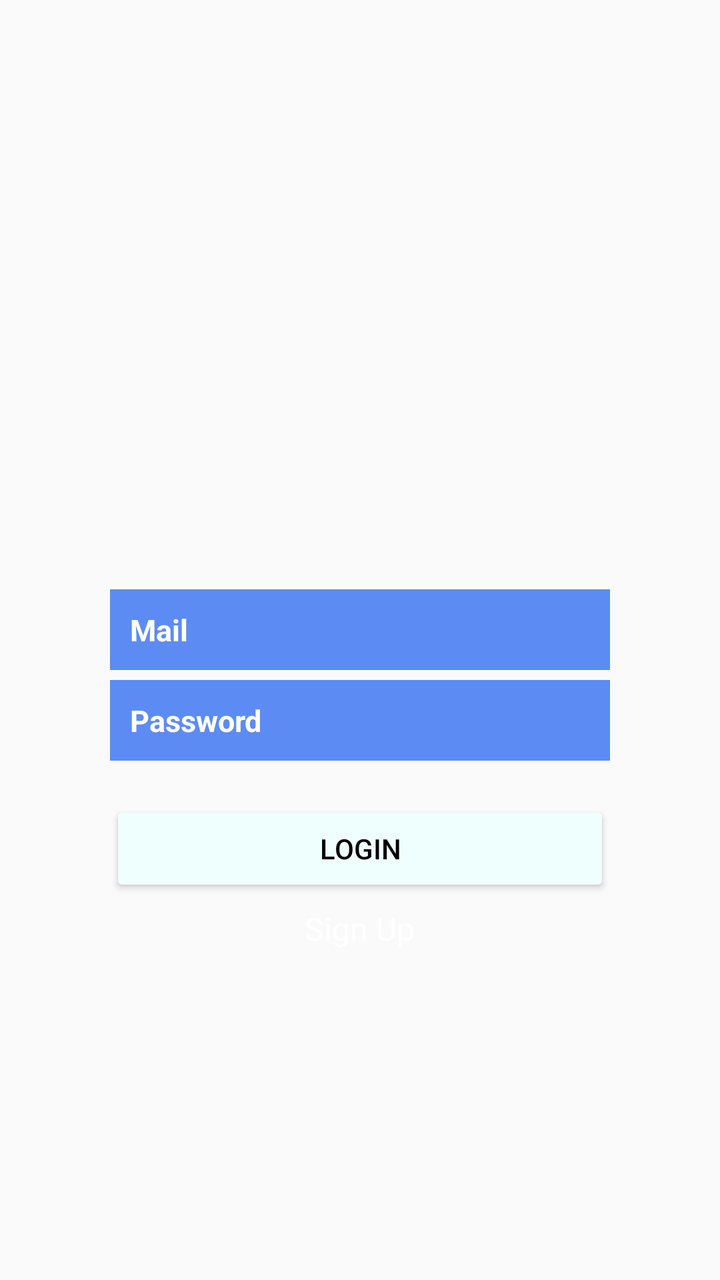
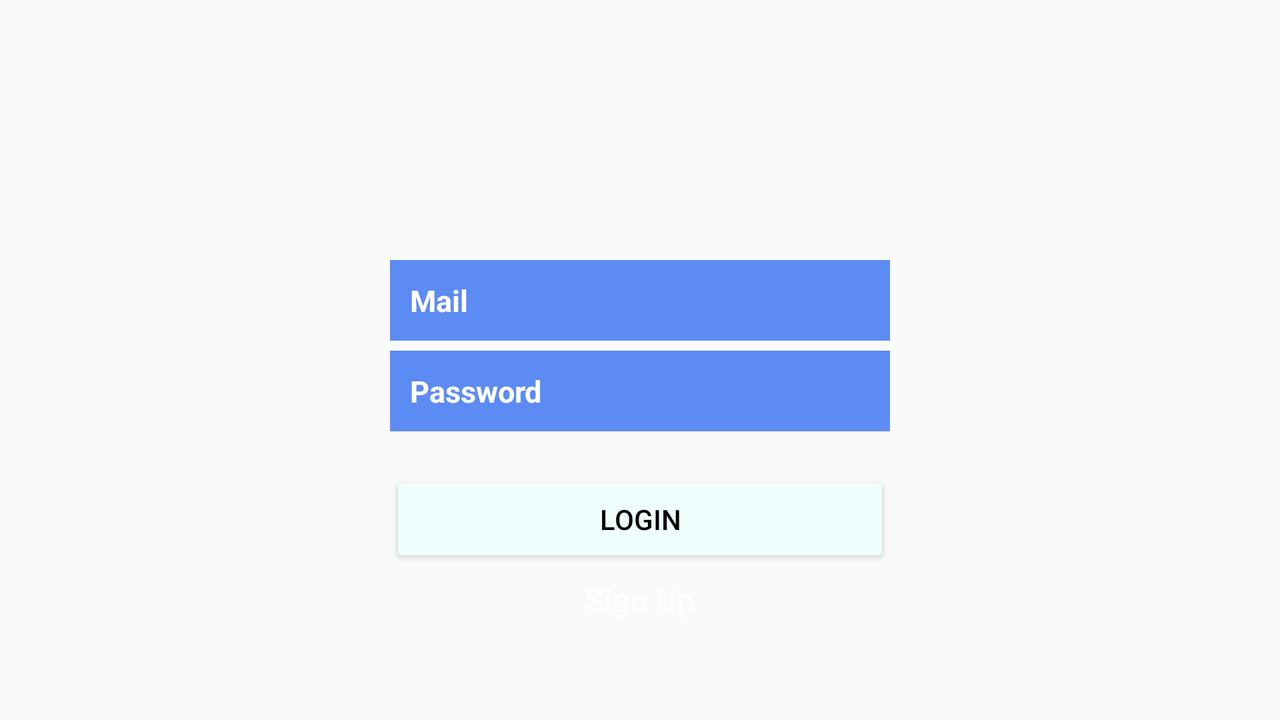

One screen, two layout resources from the same app: the default and the author's alternative for another configuration. Each is rendered where Android would select it; the XML of both is given below.
<!-- AndroidManifest.xml: application theme Theme.KotlinMessenger -->
<!-- res/layout/f_login.xml -->
<?xml version="1.0" encoding="utf-8"?>
<LinearLayout xmlns:android="http://schemas.android.com/apk/res/android"
    xmlns:tools="http://schemas.android.com/tools"
    android:orientation="vertical"
    android:layout_width="match_parent"
    android:layout_height="match_parent">

    <LinearLayout
        android:layout_width="match_parent"
        android:layout_height="match_parent"
        android:orientation="vertical">

        <LinearLayout
            android:layout_width="match_parent"
            android:layout_height="wrap_content"
            android:orientation="horizontal"
            android:gravity="end">


        </LinearLayout>

        <LinearLayout
            android:layout_width="match_parent"
            android:layout_height="match_parent"
            android:gravity="center"
            android:orientation="vertical">

            <ImageView
                android:id="@+id/imgSplash"
                android:layout_width="120dp"
                android:layout_height="120dp"
                android:src="@drawable/group_1"
                android:layout_gravity="center"
                android:layout_marginBottom="10dp"/>

            <EditText
                android:id="@+id/mailET"
                android:layout_width="250dp"
                android:layout_height="wrap_content"
                android:background="#5D8BF4"
                android:hint="@string/mail"
                android:inputType="text"
                android:padding="10dp"
                android:textColor="@color/white"
                android:textColorHint="@color/white"
                android:textSize="15dp"
                android:textStyle="bold"
                tools:ignore="TouchTargetSizeCheck" />

            <EditText
                android:id="@+id/passwordET"
                android:layout_width="250dp"
                android:layout_height="wrap_content"
                android:layout_marginTop="5dp"
                android:background="#5D8BF4"
                android:hint="@string/password"
                android:inputType="textPassword"
                android:padding="10dp"
                android:textColor="@color/white"
                android:textColorHint="@color/white"
                android:textSize="15dp"
                android:textStyle="bold"
                tools:ignore="TouchTargetSizeCheck" />

            <Button
                android:layout_width="250dp"
                android:layout_height="wrap_content"
                android:layout_marginHorizontal="30dp"
                android:layout_marginTop="20dp"
                android:backgroundTint="#EFFFFD"
                android:text="@string/login"
                android:textColor="@color/black"
                android:id="@+id/loginButton"/>

            <TextView
                android:id="@+id/signUpButton"
                android:layout_width="wrap_content"
                android:layout_height="wrap_content"
                android:text="@string/sign_up"
                android:layout_marginTop="5dp"
                android:textColor="@color/white"
                android:textSize="16sp"/>

        </LinearLayout>

    </LinearLayout>

</LinearLayout>
<!-- resources referenced by this layout -->
<resources>
  <color name="black">#FF000000</color>
  <color name="white">#FFFFFFFF</color>
  <string name="login">Login</string>
  <string name="mail" translatable="false">Mail</string>
  <string name="password" translatable="false">Password</string>
  <string name="sign_up">Sign Up</string>
  <style name="Theme.KotlinMessenger" parent="Theme.AppCompat.Light.NoActionBar">
          
  
          <item name="colorPrimaryVariant">@color/purple_700</item>
          <item name="colorOnPrimary">@color/white</item>
          
          <item name="colorSecondary">@color/teal_200</item>
          <item name="colorSecondaryVariant">@color/teal_700</item>
          <item name="colorOnSecondary">@color/black</item>
          
          <item name="android:statusBarColor" tools:targetApi="l">#051367</item>
          
      </style>
  <color name="purple_700">#FF3700B3</color>
  <color name="teal_200">#FF03DAC5</color>
  <color name="teal_700">#FF018786</color>
</resources>
<!-- res/layout-land/f_login.xml (the author's variant of the layout above) -->
<!-- drawn on the phone turned sideways -->
<?xml version="1.0" encoding="utf-8"?>
<LinearLayout xmlns:android="http://schemas.android.com/apk/res/android"
    xmlns:tools="http://schemas.android.com/tools"
    android:orientation="vertical"
    android:layout_width="match_parent"
    android:layout_height="match_parent">

    <LinearLayout
        android:layout_width="match_parent"
        android:layout_height="match_parent"
        android:orientation="vertical">

        <LinearLayout
            android:layout_width="match_parent"
            android:layout_height="wrap_content"
            android:orientation="horizontal"
            android:gravity="end">


        </LinearLayout>

        <ScrollView
            android:id="@+id/scrollView"
            android:layout_width="match_parent"
            android:layout_height="wrap_content">
        <LinearLayout
            android:layout_width="match_parent"
            android:layout_height="match_parent"
            android:gravity="center"
            android:orientation="vertical">

            <ImageView
                android:id="@+id/imgSplash"
                android:layout_width="120dp"
                android:layout_height="120dp"
                android:src="@drawable/group_1"
                android:layout_gravity="center"
                android:layout_marginBottom="10dp"/>

            <EditText
                android:id="@+id/mailET"
                android:layout_width="250dp"
                android:layout_height="wrap_content"
                android:background="#5D8BF4"
                android:hint="@string/mail"
                android:imeOptions="flagNoFullscreen"
                android:inputType="text"
                android:minHeight="40dp"
                android:padding="10dp"
                android:textColor="@color/white"
                android:textColorHint="@color/white"
                android:textSize="15dp"
                android:textStyle="bold"
                tools:ignore="TouchTargetSizeCheck" />

            <EditText
                android:id="@+id/passwordET"
                android:layout_width="250dp"
                android:layout_height="wrap_content"
                android:layout_marginTop="5dp"
                android:background="#5D8BF4"
                android:hint="@string/password"
                android:imeOptions="flagNoFullscreen"
                android:inputType="textPassword"
                android:minHeight="40dp"
                android:padding="10dp"
                android:textColor="@color/white"
                android:textColorHint="@color/white"
                android:textSize="15dp"
                android:textStyle="bold"
                tools:ignore="TouchTargetSizeCheck" />

            <Button
                android:layout_width="250dp"
                android:layout_height="wrap_content"
                android:layout_marginHorizontal="30dp"
                android:layout_marginTop="20dp"
                android:backgroundTint="#EFFFFD"
                android:text="@string/login"
                android:textColor="@color/black"
                android:id="@+id/loginButton"/>
            <TextView
                android:id="@+id/signUpButton"
                android:layout_width="wrap_content"
                android:layout_height="wrap_content"
                android:text="@string/sign_up"
                android:layout_marginTop="5dp"
                android:textColor="@color/white"
                android:textSize="16sp"/>

        </LinearLayout>
        </ScrollView>
    </LinearLayout>

</LinearLayout>
